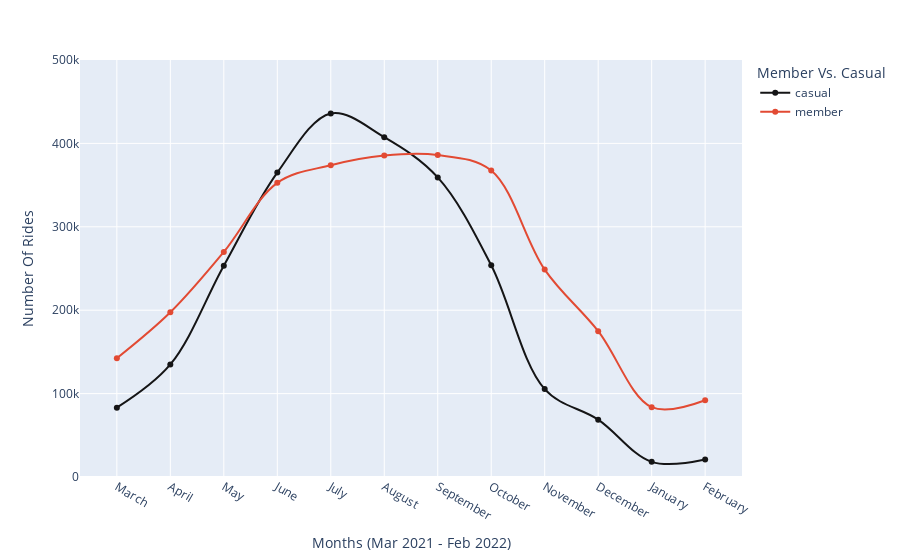

Notebook code for this chart:
### Code cell
# Plotting..
px.line(figure3, x = 'month', y = 'ride_id', range_y = [0,500000], color = 'member_casual', line_shape = 'spline', markers=True, 
        labels = {'ride_id': 'Number Of Rides', 'month': 'Months (Mar 2021 - Feb 2022)', 'member_casual': 'Member Vs. Casual'},
        hover_name = 'member_casual', hover_data = {'member_casual': False, 'month': True, 'ride_id': True}, 
        color_discrete_map = {'casual': '#151516', 'member': '#E24A33'})

### Figure 1 — Plotly figure (JSON) as saved in the notebook; plotly's stock layout.template omitted (floating-point values rounded to 4 significant figures)
{"data": [{"customdata": [["casual"], ["casual"], ["casual"], ["casual"], ["casual"], ["casual"], ["casual"], ["casual"], ["casual"], ["casual"], ["casual"], ["casual"]], "hovertemplate": "<b>%{hovertext}</b><br><br>Months (Mar 2021 - Feb 2022)=%{x}<br>Number Of Rides=%{y}<extra></extra>", "hovertext": ["casual", "casual", "casual", "casual", "casual", "casual", "casual", "casual", "casual", "casual", "casual", "casual"], "legendgroup": "casual", "line": {"color": "#151516", "dash": "solid", "shape": "spline"}, "marker": {"symbol": "circle"}, "mode": "markers+lines", "name": "casual", "orientation": "v", "showlegend": true, "type": "scatter", "x": ["March", "April", "May", "June", "July", "August", "September", "October", "November", "December", "January", "February"], "xaxis": "x", "y": [83148, 134945, 253346, 365023, 435927, 407517, 359226, 253829, 105373, 68752, 18154, 20981], "yaxis": "y"}, {"customdata": [["member"], ["member"], ["member"], ["member"], ["member"], ["member"], ["member"], ["member"], ["member"], ["member"], ["member"], ["member"]], "hovertemplate": "<b>%{hovertext}</b><br><br>Months (Mar 2021 - Feb 2022)=%{x}<br>Number Of Rides=%{y}<extra></extra>", "hovertext": ["member", "member", "member", "member", "member", "member", "member", "member", "member", "member", "member", "member"], "legendgroup": "member", "line": {"color": "#E24A33", "dash": "solid", "shape": "spline"}, "marker": {"symbol": "circle"}, "mode": "markers+lines", "name": "member", "orientation": "v", "showlegend": true, "type": "scatter", "x": ["March", "April", "May", "June", "July", "August", "September", "October", "November", "December", "January", "February"], "xaxis": "x", "y": [142375, 197477, 269897, 352676, 373833, 385426, 385959, 367460, 248699, 174878, 83765, 92070], "yaxis": "y"}], "layout": {"legend": {"title": {"text": "Member Vs. Casual"}, "tracegroupgap": 0}, "margin": {"t": 60}, "xaxis": {"anchor": "y", "domain": [0, 1], "title": {"text": "Months (Mar 2021 - Feb 2022)"}}, "yaxis": {"anchor": "x", "domain": [0, 1], "range": [0, 500000], "title": {"text": "Number Of Rides"}}}}
